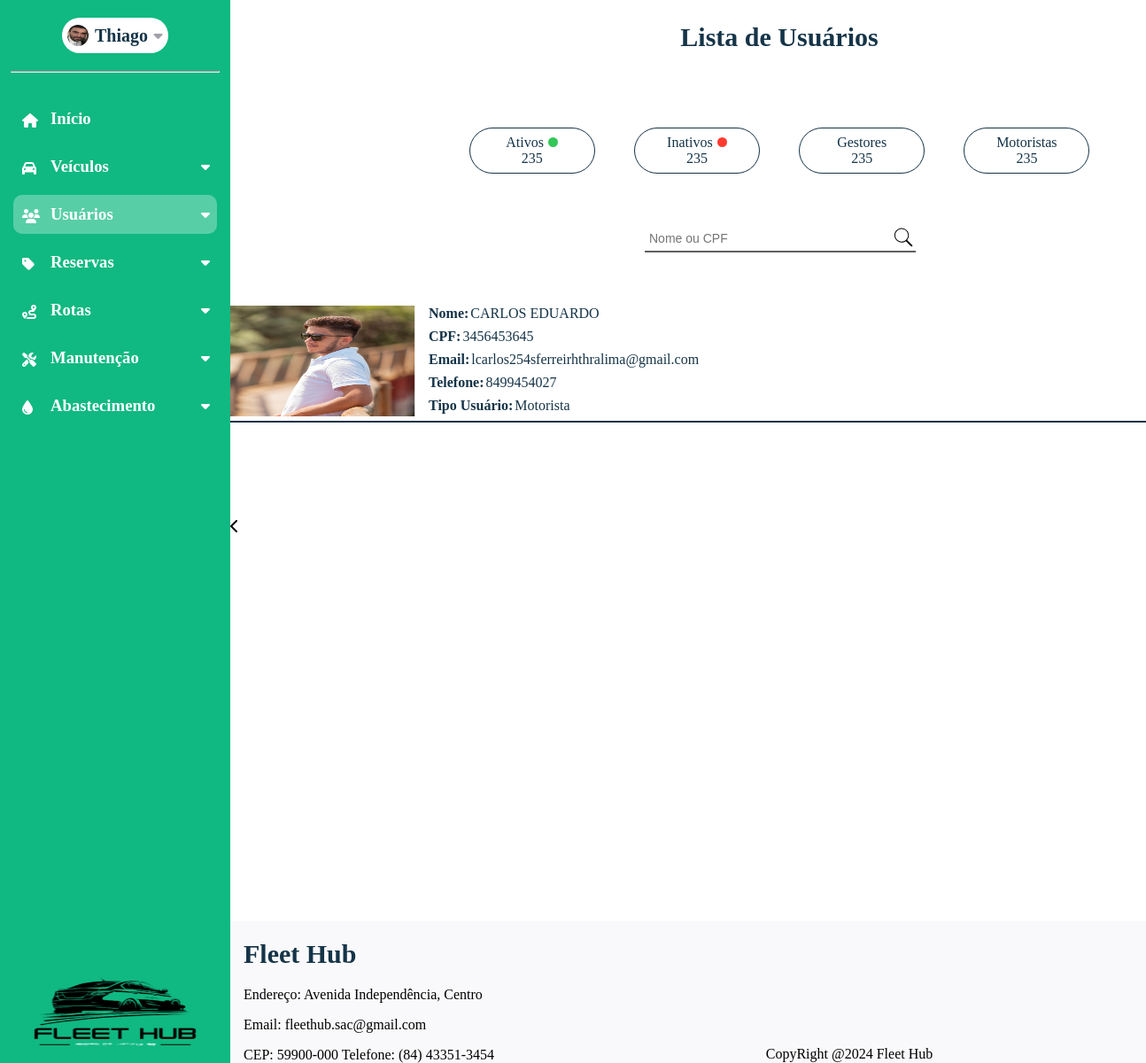
The page /listagem-usuarios on the database its author committed.
### dashboard/models.py (models this page shows, shortened)
class Usuário(models.Model):
    nome = models.CharField(max_length=50)
    email = models.CharField(max_length=50)
    cpf = models.CharField(max_length=11)
    telefone = models.CharField(max_length=15)
    senha = models.CharField(max_length=128)
    data_cadastro = models.DateField(auto_now=True)
    rua = models.CharField(max_length=35)
    bairro = models.CharField(max_length=35)
    cidade = models.CharField(max_length=35)
    cep = models.CharField(max_length=15)
    imagem = models.ImageField(upload_to='imagens/usuario', height_field=None, width_field=None, max_length=None, default='static/img/img_perfil.jpg')
    estado = models.ForeignKey(Estado, on_delete=models.SET_NULL, null=True)
    tipo_usuario = models.ForeignKey(TipoUsuario, on_delete=models.SET_DEFAULT, default='indefinido')
    status_usuario = models.ForeignKey(StatusUsuario, on_delete=models.SET_DEFAULT, default='indefinido')

class TipoUsuario(models.Model):
    nome = models.CharField(max_length=30)
    def __str__(self):
        return self.nome

### dashboard/views.py (the view)
# urls.py: path('listagem-usuarios',views.listagem_usuarios,name='listagem_usuarios'),
def listagem_usuarios(request):
    usuarios = get_list_or_404(Usuário)
    contexto = {
        'range_10': range(10),
        'range_7': range(7),  # Lista de 0 a 6
        'range_4': range(4),  # Lista de 0 a 3
        'range_2': range(2)  # Lista de 0 a 1
    }
    return render(request, 'dashboard/listagem_usuarios.html',{"contexto":contexto, 'usuarios':usuarios})

### dashboard/templates/dashboard/listagem_usuarios.html (shortened to what this page needs)
{% extends 'base.html' %}
{% load static %}
{% block page_name %}Listagem_Usuários{% endblock page_name %}
{% block estilos %}
<link rel="stylesheet" href="{% static 'css/listagem_usuarios.css' %}">
{% endblock estilos %}
{% block content %}
<section id="content-listagem">
    <h1>Lista de Usuários</h1>
    <div id="filtros">
        <div id="estrutura-filtros">
            <div id="descricao-filtros">
                <p>Ativos</p>
                <div id="bolinha-filtro" style="background-color: #34C759;">
                </div>
            </div>
            <div id="quantidade-filtro">
                <p>235</p>
            </div>
        </div>
        <div id="estrutura-filtros">
            <div id="descricao-filtros">
                <p>Inativos</p>
                <div id="bolinha-filtro" style="background-color: #FF3B30;">
                </div>
            </div>
            <div id="quantidade-filtro">
                <p>235</p>
            </div>
        </div>
        <div id="estrutura-filtros">
            <div id="descricao-filtros">
                <p>Gestores</p>
            </div>
            <div id="quantidade-filtro">
                <p>235</p>
            </div>
        </div>
        <div id="estrutura-filtros">
            <div id="descricao-filtros">
                <p>Motoristas</p>
            </div>
            <div id="quantidade-filtro">
                <p>235</p>
            </div>
        </div>
    </div>
    <div id="search-box">
        <form action="/search" method="GET">
                <div id="descr-search">
                    <input type="text" id="search-input" name="query" placeholder="Nome ou CPF" style="border: none; outline: none; padding: 5px; font-size: 14px; flex: 1;">
                    <button type="submit" style="background: none; border: none; cursor: pointer; padding: 0;">
                    </button>
                </div>
            <div id="linha-search"></div>
        </form>
    </div>
    <div id="lista-veiculos">
        {% for usuario in usuarios %}
            <div id="linha-final">
            <div id="linha-veiculo">
                <div id="img-veiculo">
                    <img id="teste" src="{{usuario.imagem.url}}" alt="">
                    <div id="elementos-veiculo">
                        <div id="elementos-filhos" class="nomes">
                            <p id="titulo">Nome:</p>
                            <p id="resultado">{{usuario.nome}}</p>
                        </div>
                        <div id="elementos-filhos" class="cpf">
                            <p id="titulo">CPF:</p>
                            <p id="resultado">{{usuario.cpf}}</p>
                        </div>
                        <div id="elementos-filhos" class="email" >
                            <p id="titulo">Email:</p>
                            <p id="resultado">l{{usuario.email}}</p>
                        </div>
                        <div id="elementos-filhos" class="telefone">
                            <p id="titulo">Telefone:</p>
                            <p id="resultado">{{usuario.telefone}}</p>
                        </div>
                        <div id="elementos-filhos" class="tipo_usuario">
                            <p id="titulo">Tipo Usuário:</p>
                            <p id="resultado">{{usuario.tipo_usuario}}</p>
                        </div>
                    </div>
                </div>
        </div>
        <div id="linha"></div>
    </div>
    {% endfor %}
    </div>
</section>
{% endblock %}

### global_static/css/global-style.css (style rules this page uses)
:root { --color-white:#ffffff; --color-green-menu: #10B981; --menu-modulos-color:rgba(255,255,255,0.3); }
body { background-color:var(--color-white); margin: 0; display: flex; height: 1400px; }

### dashboard/static/css/listagem_usuarios.css (style rules this page uses)
body { height: 1200px; }
section { padding: 0; }
form { margin: auto; }
h1 { color: #153448; font-size: 30px; font-weight: bold; }
#filtros { display: flex; flex-direction: row; justify-content: space-around; width: 745px; margin: auto; }
#estrutura-filtros { width: 140px; height: 50px; border: 1px #153448 solid; border-radius: 30px; display: flex; justify-content: center; flex-direction: column; align-items: center; }
#content-listagem { max-width: 1240px; display: flex; justify-content: center; flex-direction: column; row-gap: 60px; }
#content-listagem h1 { text-align: center; }
#descricao-filtros { display: flex; flex-direction: row; align-items: center; justify-content: center; column-gap: 5px; }
#descricao-filtros p { margin: 0; color: #153448; }
#bolinha-filtro { width: 11px; height: 11px; border-radius: 180px; }
#estrutura-filtros #quantidade-filtro { justify-content: center; }
#estrutura-filtros #quantidade-filtro p { margin: 0; color: #153448; }
#search-box { display: flex; flex-direction: column; max-width: 304px; margin: auto; }
#descr-search { display: flex; flex-direction: row; align-items: center; width: 304px; justify-content: space-between; }
#descr-search #search-input { color: #625E5E; font-size: 16x; }
#linha-search { width: 304px; border: #625E5E 0.1px solid; }
#lista-veiculos { display: flex; row-gap: 50px; flex-direction: column; overflow-y: scroll; overflow-x: hidden; width: 1240px; height: 100%; max-height: 600px; }
#linha-veiculo { width: 98%; display: flex; flex-direction: row; justify-content: space-between; }
#img-veiculo { display: flex; flex-direction: row; max-height: 125px; column-gap: 15px; }
img { width: 209px; height: 125px; }
#elementos-veiculo { display: flex; flex-direction: column; max-height: 125px; }
#elementos-veiculo #elementos-filhos { display: flex; flex-direction: row; column-gap: 2px; }
#elementos-veiculo #elementos-filhos #titulo { margin-bottom: 8px; margin-top: 0px; color: #153448; font-size: 16px; font-weight: bold; }
#elementos-veiculo #elementos-filhos #resultado { margin-bottom: 8px; margin-top: 0px; font-size: 16px; color: #153448; }
#linha { border: #153448 0.5px solid; width: 98%; }
#linha-final { display: flex; flex-direction: column; row-gap: 5px; }

### rows shown on the page
Usuário: imagem (picture), nome "CARLOS EDUARDO", cpf "3456453645", email "carlos254sferreirhthralima@gmail.com", telefone "8499454027", tipo_usuario "Motorista"
